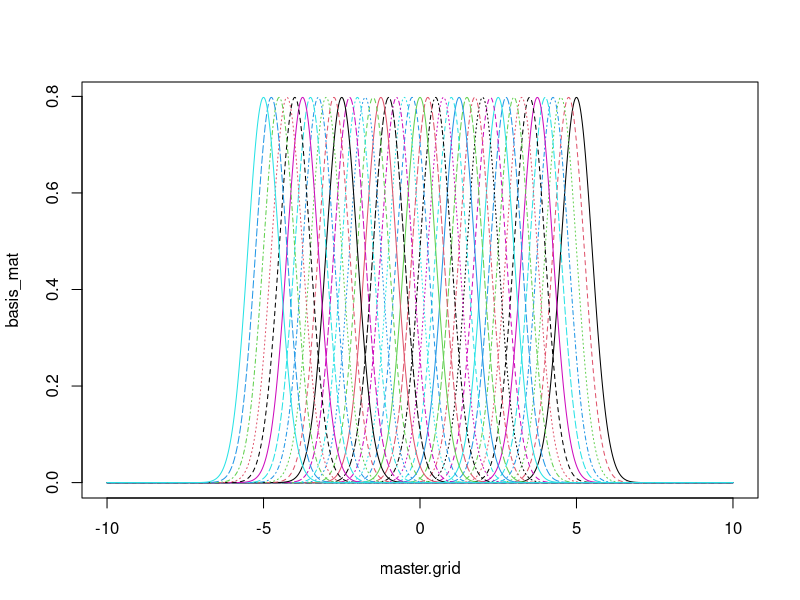
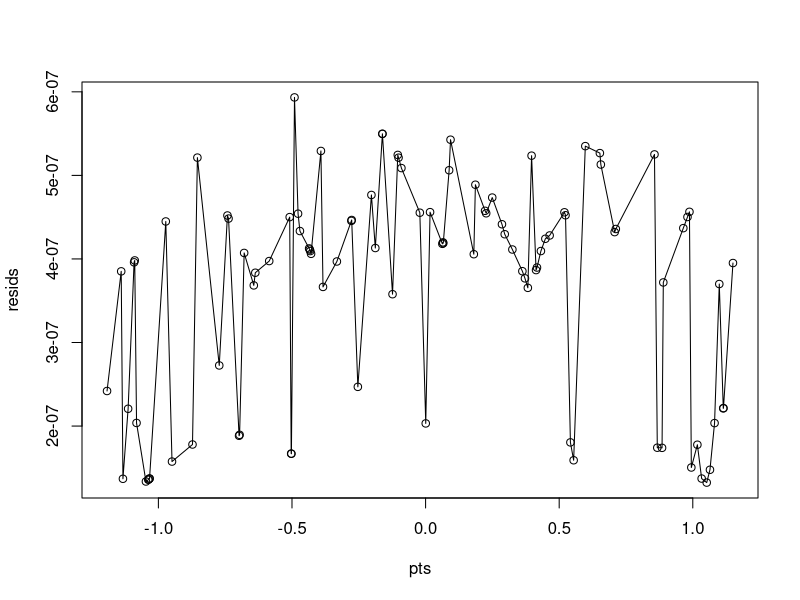
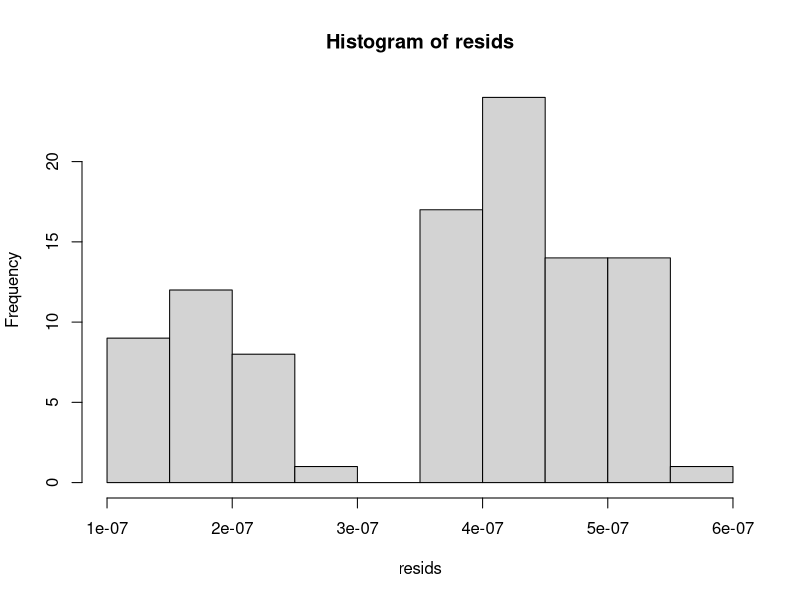

Write R code to recreate these figures, in order.
## approximating larger bump nonnegatively with smaller bumps that are regularly spaced

library(nnls)


shift <- function(v, places) {
  if (length(places) > 1) return(sapply(places, function(p) shift(v, p)))
  if (places == 0) return(v)
  if (places > 0)
    return(c(v[(places+1):length(v)], v[1:places]))
  if (places < 0)
    return(c(v[(length(v) + places + 1):length(v)], v[1:(length(v) + places)]))
}

delt <- 0.01
master.grid <- seq(-10, 10, by = delt)

subgrid <- seq(-5, 5, by = 0.25)

basis_mat <- shift(dnorm(master.grid, sd = 0.5), subgrid/delt)

matplot(master.grid, basis_mat, type = "l")

residual_calc <- function(mu, sd = 1, plot = FALSE) {
  signal <- dnorm(master.grid, mean = mu, sd)
  nnls_res <- nnls(basis_mat, signal)
  if(plot) {
    plot(master.grid, signal, type = "l")
    lines(master.grid, nnls_res$fitted, col = "red")
  }
  max(abs(nnls_res$residuals))
}

pts <- sort(runif(100, min = -1.2, max = 1.2))
resids <- sapply(pts, residual_calc)

plot(pts, resids, type = "o")
hist(resids)
